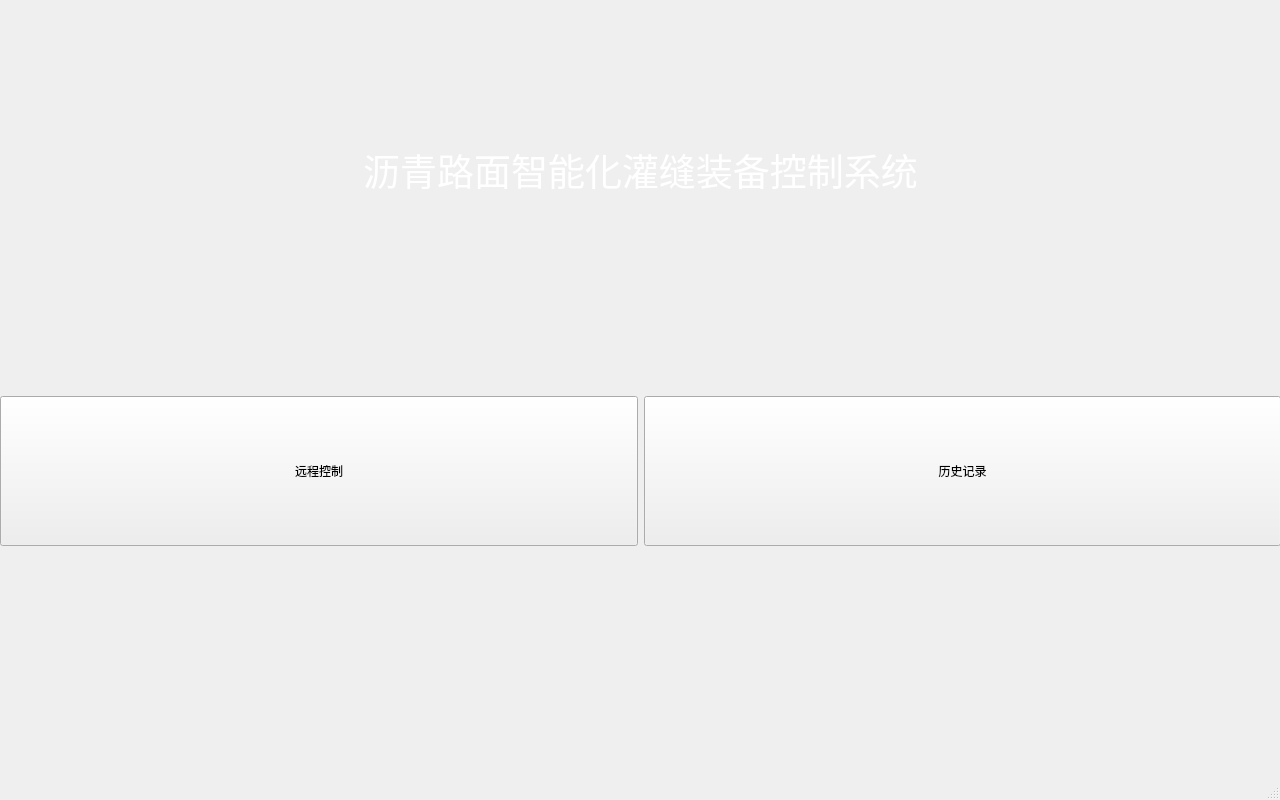
<?xml version="1.0" encoding="UTF-8"?>
<ui version="4.0">
 <class>fistpage</class>
 <widget class="QMainWindow" name="fistpage">
  <property name="geometry">
   <rect>
    <x>0</x>
    <y>0</y>
    <width>1280</width>
    <height>800</height>
   </rect>
  </property>
  <property name="windowTitle">
   <string>MainWindow</string>
  </property>
  <widget class="QWidget" name="centralwidget">
   <widget class="QLabel" name="label">
    <property name="geometry">
     <rect>
      <x>0</x>
      <y>20</y>
      <width>1281</width>
      <height>261</height>
     </rect>
    </property>
    <property name="text">
     <string>&lt;html&gt;&lt;head/&gt;&lt;body&gt;&lt;p align=&quot;center&quot;&gt;&lt;br/&gt;&lt;/p&gt;&lt;p align=&quot;center&quot;&gt;&lt;span style=&quot; font-size:28pt; color:#ffffff;&quot;&gt;沥青路面智能化灌缝装备控制系统&lt;/span&gt;&lt;/p&gt;&lt;/body&gt;&lt;/html&gt;</string>
    </property>
   </widget>
   <widget class="QWidget" name="horizontalLayoutWidget">
    <property name="geometry">
     <rect>
      <x>0</x>
      <y>320</y>
      <width>1281</width>
      <height>302</height>
     </rect>
    </property>
    <layout class="QHBoxLayout" name="horizontalLayout">
     <item>
      <widget class="QPushButton" name="button1">
       <property name="minimumSize">
        <size>
         <width>0</width>
         <height>150</height>
        </size>
       </property>
       <property name="text">
        <string>远程控制</string>
       </property>
      </widget>
     </item>
     <item>
      <widget class="QPushButton" name="button2">
       <property name="sizePolicy">
        <sizepolicy hsizetype="Minimum" vsizetype="Fixed">
         <horstretch>0</horstretch>
         <verstretch>0</verstretch>
        </sizepolicy>
       </property>
       <property name="minimumSize">
        <size>
         <width>200</width>
         <height>150</height>
        </size>
       </property>
       <property name="text">
        <string>历史记录</string>
       </property>
      </widget>
     </item>
    </layout>
   </widget>
  </widget>
  <widget class="QMenuBar" name="menubar">
   <property name="geometry">
    <rect>
     <x>0</x>
     <y>0</y>
     <width>1280</width>
     <height>28</height>
    </rect>
   </property>
  </widget>
  <widget class="QStatusBar" name="statusbar"/>
 </widget>
 <resources/>
 <connections/>
</ui>
